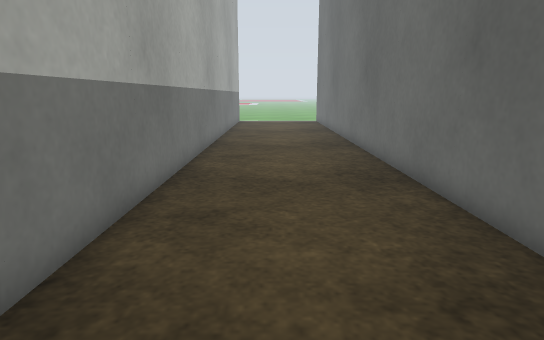
View 1 (above)

21 first-person views from a walk through a Gazebo world. The camera is 0.57 m above the floor, tilts 12° down and sees 75° across. The floor is counted in squares, 0.25 m on a side. Each view is taken from the middle of a square. On the plan, view 1 faces up. The plan holds only what a view shows up to about 20 squares ahead; the rest is blank. The place goes on beyond the plan. Surface patterns are stand-ins for the level's own textures.

View 2
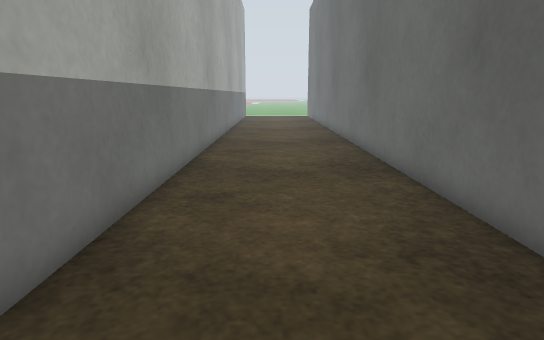

View 3
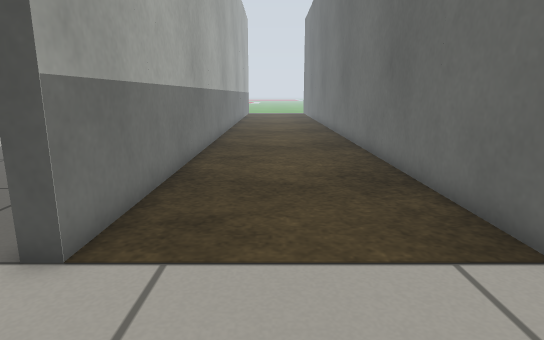

View 4
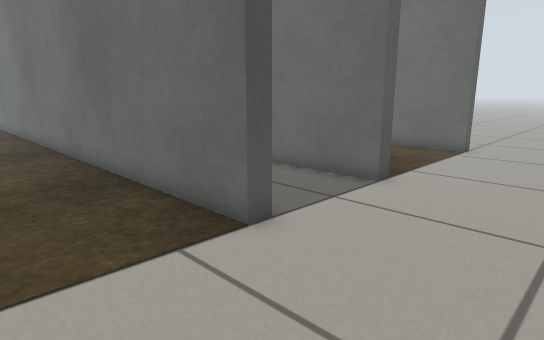

View 5
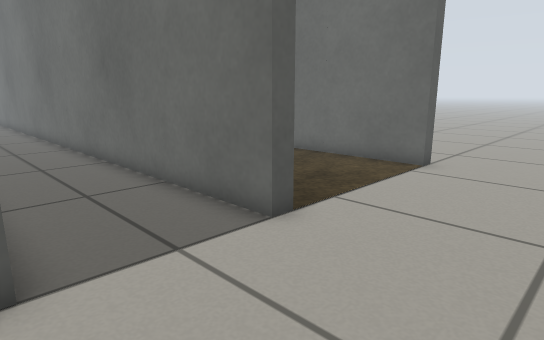

View 6
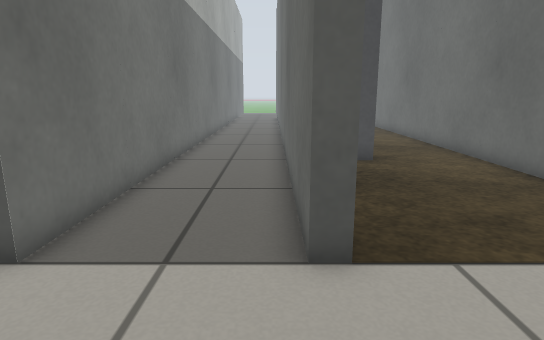

View 7
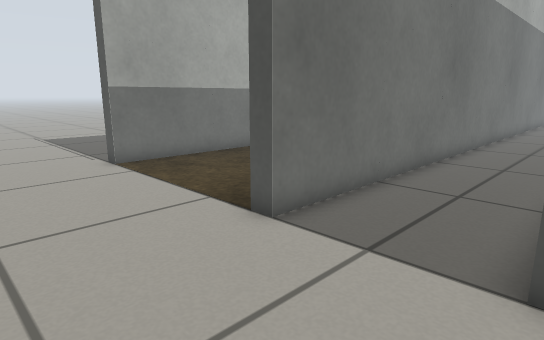

View 8
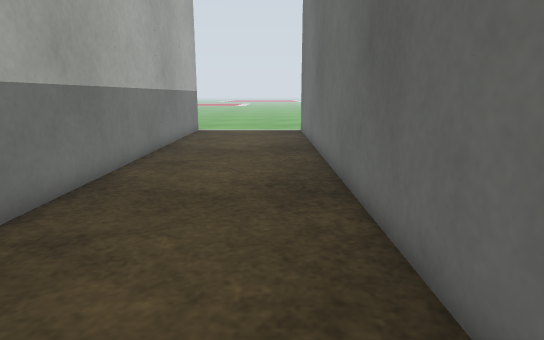

View 9
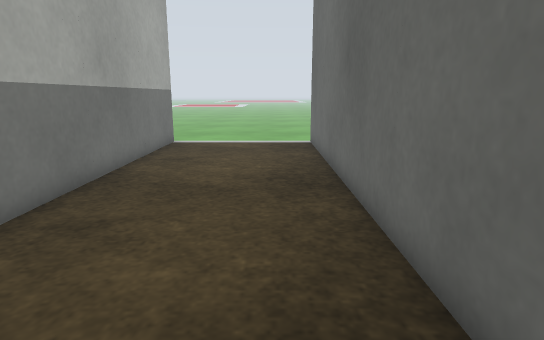

View 10
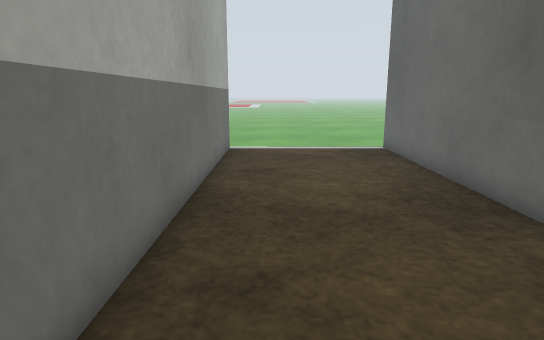

View 11
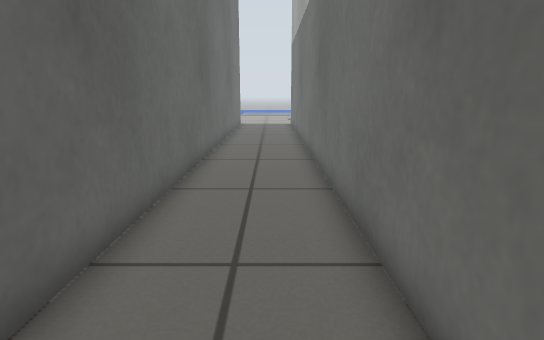

View 12
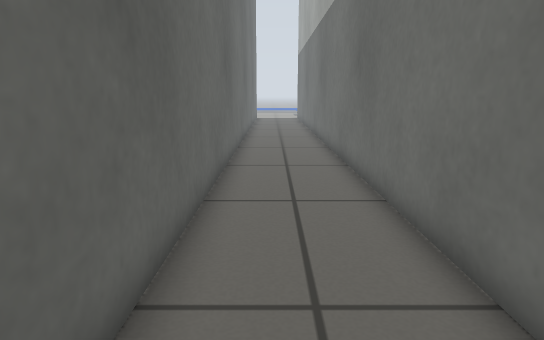

View 13
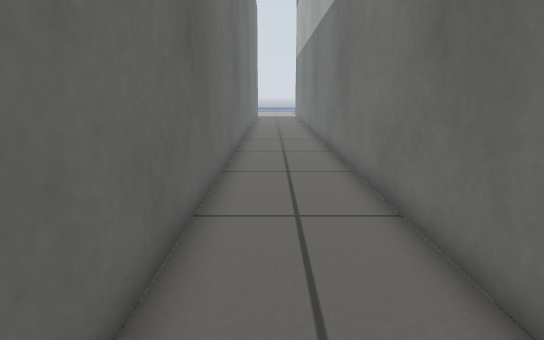

View 14
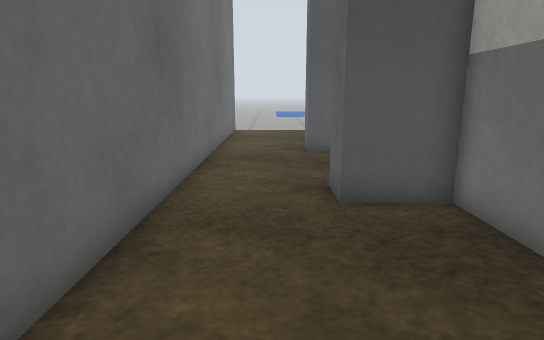

View 15
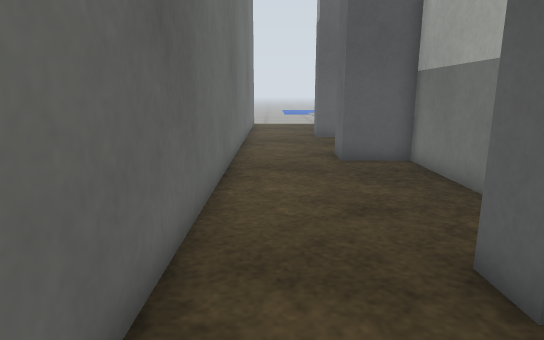

View 16
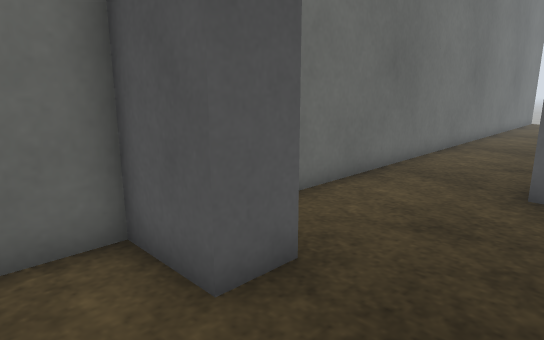

View 17
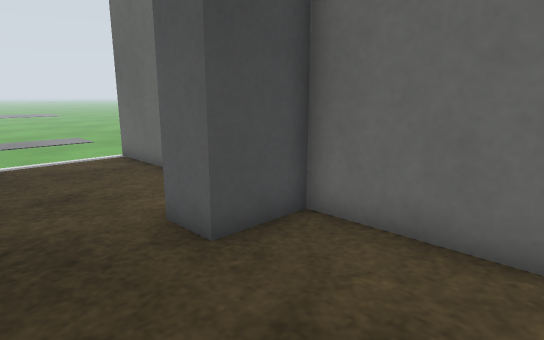

View 18
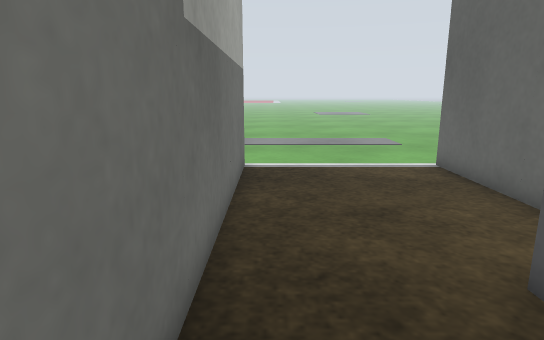

View 19
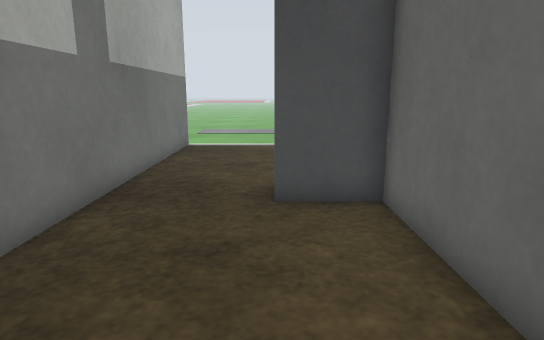

View 20
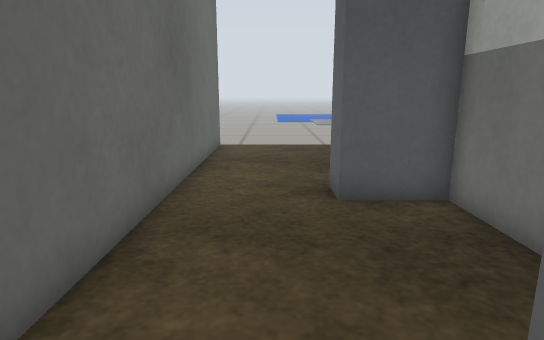

View 21
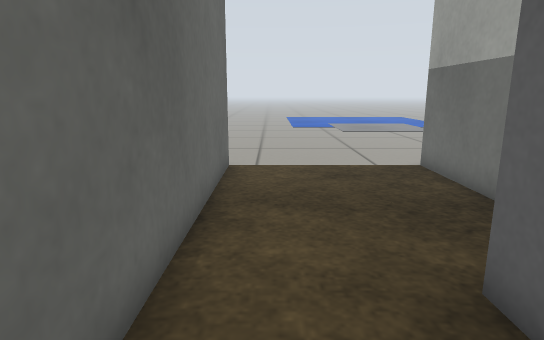

### Floor plan
Points are (right, up) in squares from view 1. A wall is a line through its corners. A room is listed if a view was taken in it or the views show most of it. See-through windows are left out.
Room 1 (views 1, 2, 3, 4, 5, 8, 9, 10)
walls: (4.5, -8.5) (3.9, -8.5) (3.9, 31.5); (-2.9, 31.5) (-2.9, -8.5)
ways out: opening at (4, -11) to room 2; opening at (4, 32) to room 2; opening at (-3, -11); opening at (-3, 32)
Room 2 (views 6, 7, 11, 12, 13)
walls: (9.1, -8.5) (8.5, -8.5) (8.5, 28.4); (4.5, 27.1) (4.5, -8.5)
ways out: opening at (4, -11) to room 1; opening at (4, 32) to room 1; opening at (9, -11) to room 3; opening at (9, 32) to room 3
Room 3 (views 14, 15, 16, 17, 18, 19, 20, 21)
walls: (9.1, 12.1) (9.1, 7.6); (9.1, 3.2) (9.1, 0.4); (9.1, -4.4) (9.1, -8.5); (16.1, -8.5) (15.4, -8.5) (15.4, 31.5); (9.1, 31.5) (9.1, 19.8)
ways out: opening at (9, -11) to room 2; opening at (9, 32) to room 2; opening at (16, -11); opening at (16, 32)
objects: grey box (10, -1) to (11, 0); grey box (10, 6) to (11, 8); grey box (10, 16) to (11, 17); grey box (13, 23) to (15, 24)

Positions as (right, up) in squares from view 1, and headings:
1: (0, 0), facing up
2: (0, -8), facing up
3: (0, -13), facing up
4: (0, -13), facing up-right
5: (4, -13), facing up-right
6: (8, -13), facing up
7: (9, -13), facing up-left
8: (2, 8), facing up
9: (2, 14), facing up
10: (-1, 16), facing up
11: (6, 20), facing down
12: (7, 27), facing down
13: (7, 30), facing down
14: (13, 15), facing down
15: (14, 20), facing down
16: (10, 26), facing down-right
17: (10, 18), facing up-right
18: (10, 20), facing up
19: (13, 15), facing up
20: (13, 8), facing down
21: (14, 3), facing down
